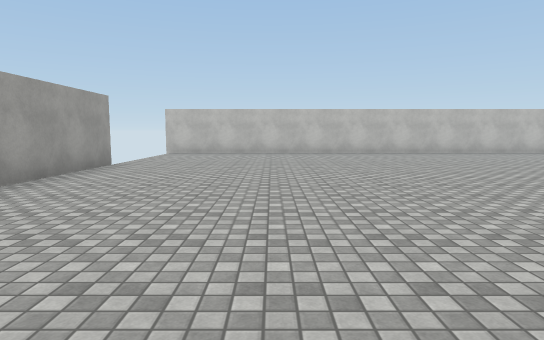
view 1 (above)

18 first-person views from a walk through a 3-D level made in the Unity game engine. The camera is 1.4 m above the floor, tilts 6° down and sees 75° across. The floor is counted in squares, 2 m on a side. Each view is taken from the middle of a square. On the plan, view 1 faces up. The plan holds only what a view shows up to about 11 squares ahead; the rest is blank. The place goes on beyond the plan. The player character is not drawn. Surface patterns are stand-ins for the level's own textures.

view 2
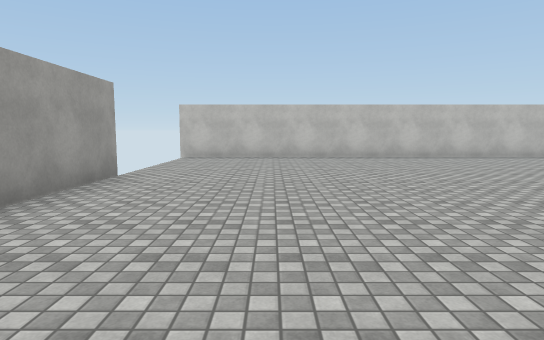

view 3
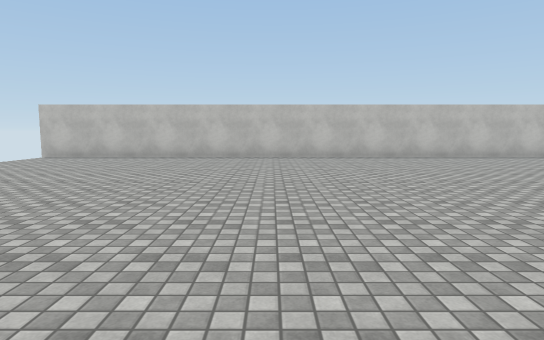

view 4
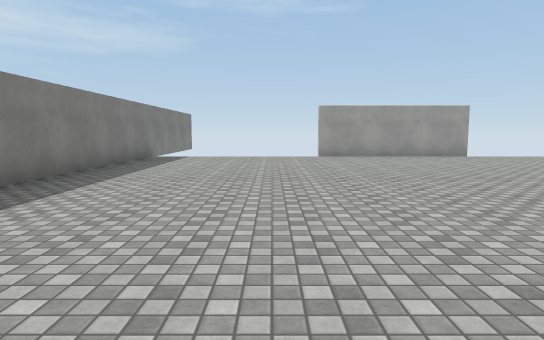

view 5
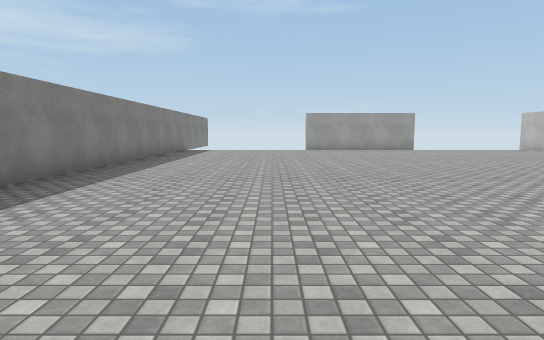

view 6
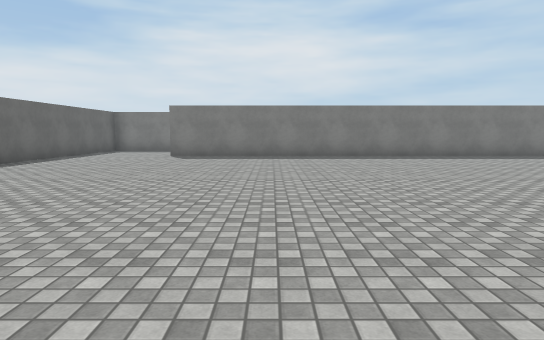

view 7
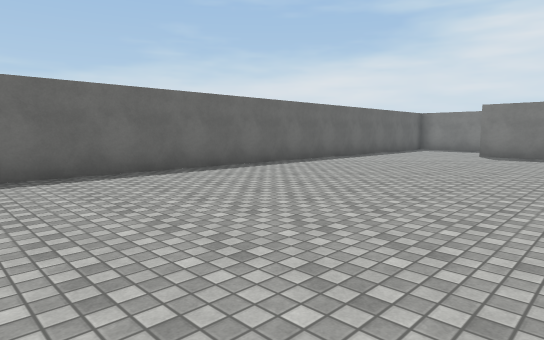

view 8
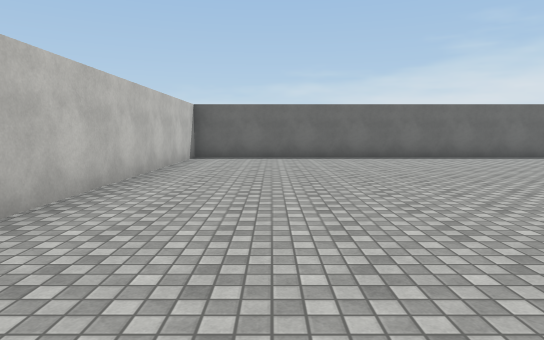

view 9
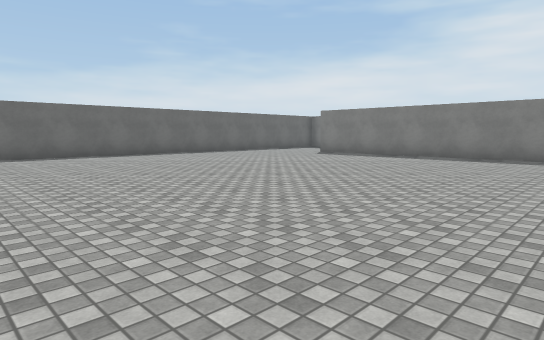

view 10
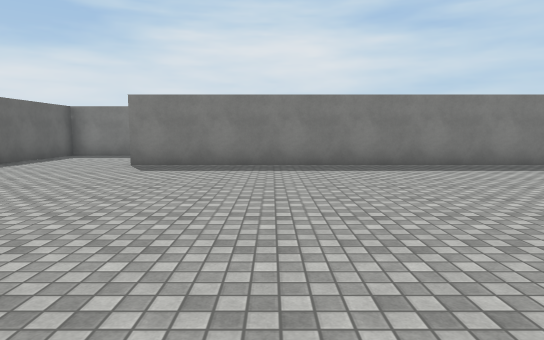

view 11
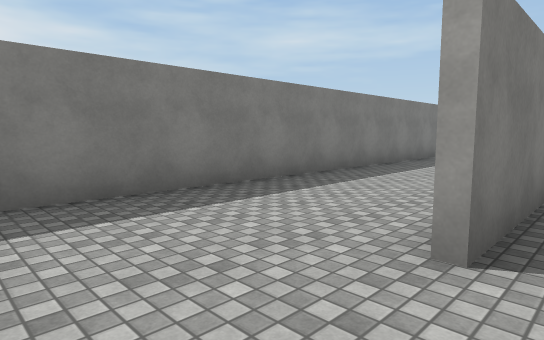

view 12
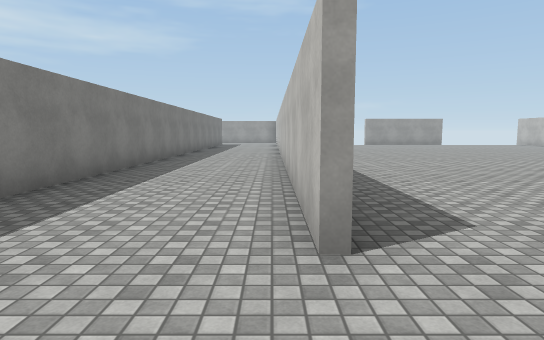

view 13
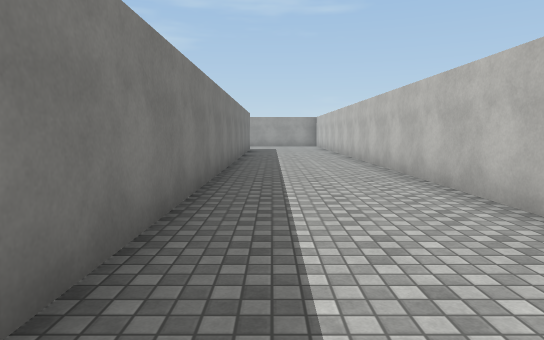

view 14
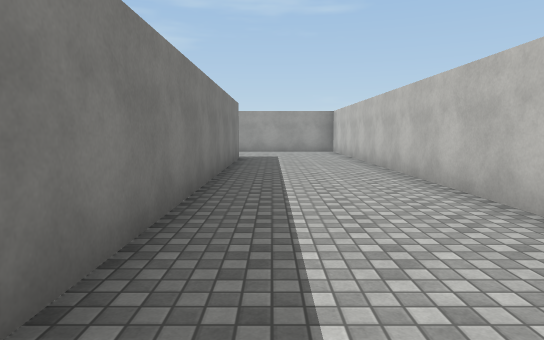

view 15
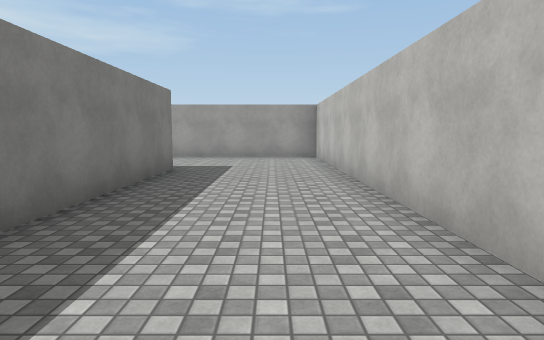

view 16
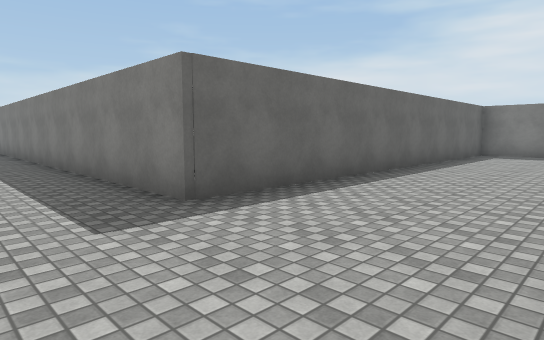

view 17
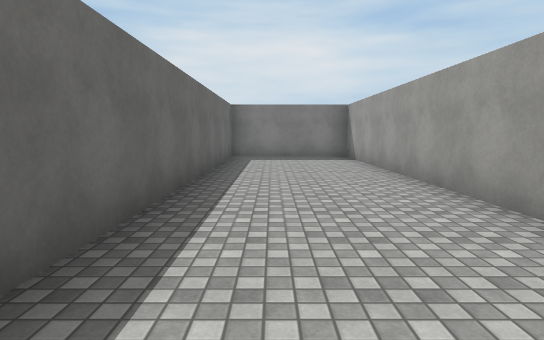

view 18
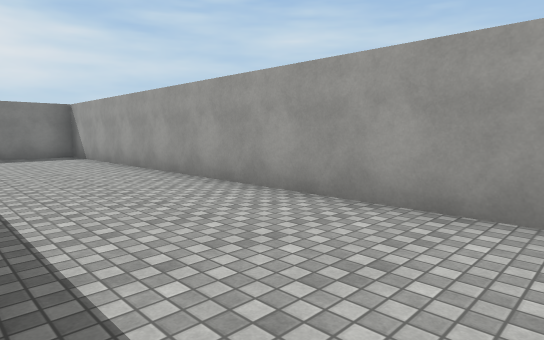

### Floor plan
Points are (right, up) in squares from view 1. A wall is a line through its corners. A room is listed if a view was taken in it or the views show most of it. See-through windows are left out.
Room 1 (views 1, 2, 3, 4, 5, 6, 7, 8, 9, 10, 11, 12)
walls: (-3.5, 7.9) (-3.5, 3.4); (-4.1, -1.5) (15.1, -1.5); (18.1, -2.4) (18.1, 12.2) (-3.8, 12.2)
ways out: opening at (16.5, -2) to room 2; gap at (-4, 8)
Room 2 (views 13, 14, 15, 16, 17, 18)
walls: (15.1, -1.7) (-7.2, -1.7) (-7.2, -15.2) (-3.8, -15.2) (-3.8, -4.9) (18.1, -4.9) (18.1, -2.4)
ways out: opening at (16.5, -2) to room 1

Where each view was taken, in squares from view 1:
view 1: 0 up, 0 right, facing up
view 2: 2 up, 1 left, facing up
view 3: 2 up, 3 right, facing up
view 4: 2 up, 7 right, facing left
view 5: 2 up, 11 right, facing left
view 6: 9 up, 12 right, facing down
view 7: 10 up, 12 right, facing down-right
view 8: 10 up, 8 right, facing right
view 9: 9 up, 7 right, facing down-right
view 10: 6 up, 12 right, facing down
view 11: 1 down, 17 right, facing down-left
view 12: 2 down, 17 right, facing left
view 13: 4 down, 11 right, facing left
view 14: 4 down, 6 right, facing left
view 15: 3 down, 3 right, facing left
view 16: 3 down, 7 left, facing down-right
view 17: 5 down, 5 left, facing down
view 18: 4 down, 4 left, facing down-left
